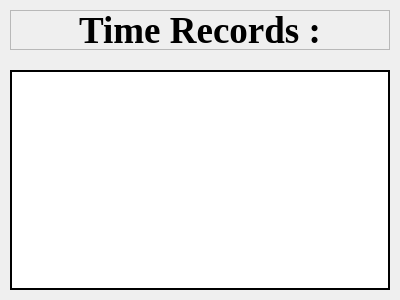
<?xml version="1.0" encoding="UTF-8"?>
<ui version="4.0">
 <class>Dialog</class>
 <widget class="QDialog" name="Dialog">
  <property name="geometry">
   <rect>
    <x>0</x>
    <y>0</y>
    <width>400</width>
    <height>300</height>
   </rect>
  </property>
  <property name="windowTitle">
   <string>Time Records</string>
  </property>
  <widget class="QLabel" name="label">
   <property name="geometry">
    <rect>
     <x>10</x>
     <y>10</y>
     <width>380</width>
     <height>40</height>
    </rect>
   </property>
   <property name="font">
    <font>
     <family>Times New Roman</family>
     <pointsize>28</pointsize>
     <weight>75</weight>
     <bold>true</bold>
    </font>
   </property>
   <property name="frameShape">
    <enum>QFrame::StyledPanel</enum>
   </property>
   <property name="text">
    <string>Time Records :</string>
   </property>
   <property name="alignment">
    <set>Qt::AlignCenter</set>
   </property>
  </widget>
  <widget class="QTextBrowser" name="textBrowser">
   <property name="geometry">
    <rect>
     <x>10</x>
     <y>70</y>
     <width>380</width>
     <height>220</height>
    </rect>
   </property>
   <property name="font">
    <font>
     <family>Times New Roman</family>
     <pointsize>14</pointsize>
    </font>
   </property>
   <property name="frameShape">
    <enum>QFrame::Box</enum>
   </property>
   <property name="frameShadow">
    <enum>QFrame::Plain</enum>
   </property>
   <property name="lineWidth">
    <number>2</number>
   </property>
   <property name="lineWrapMode">
    <enum>QTextEdit::WidgetWidth</enum>
   </property>
  </widget>
 </widget>
 <resources/>
 <connections/>
</ui>
